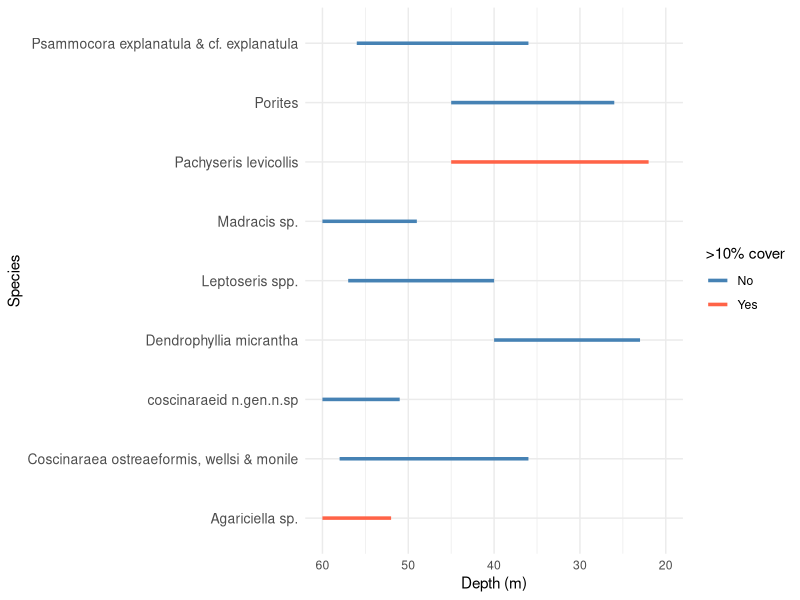
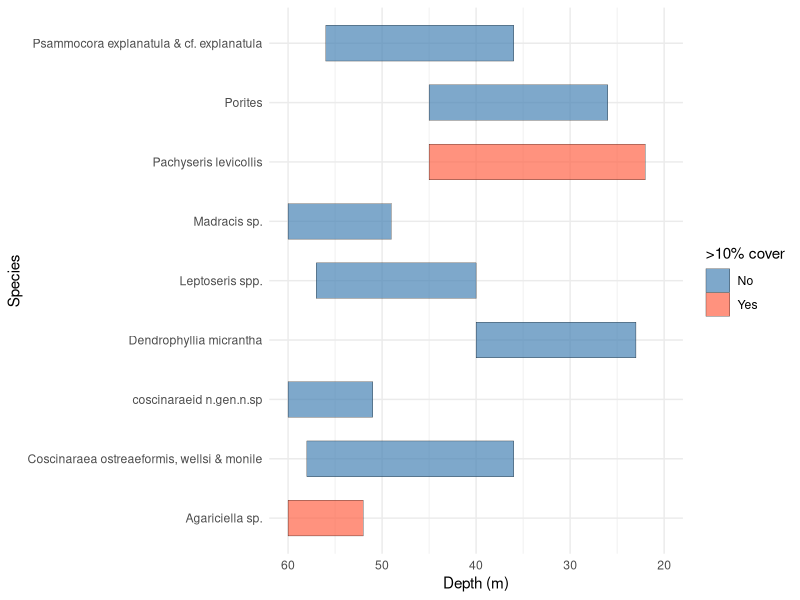
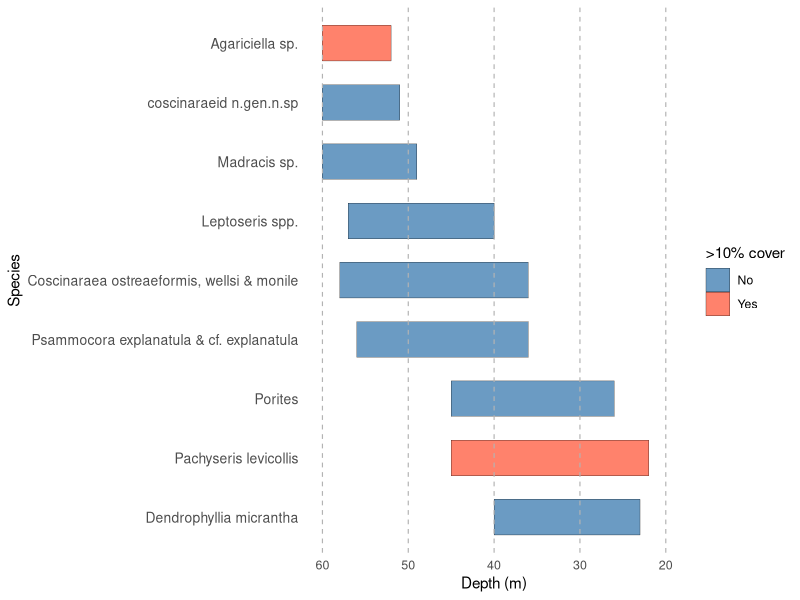
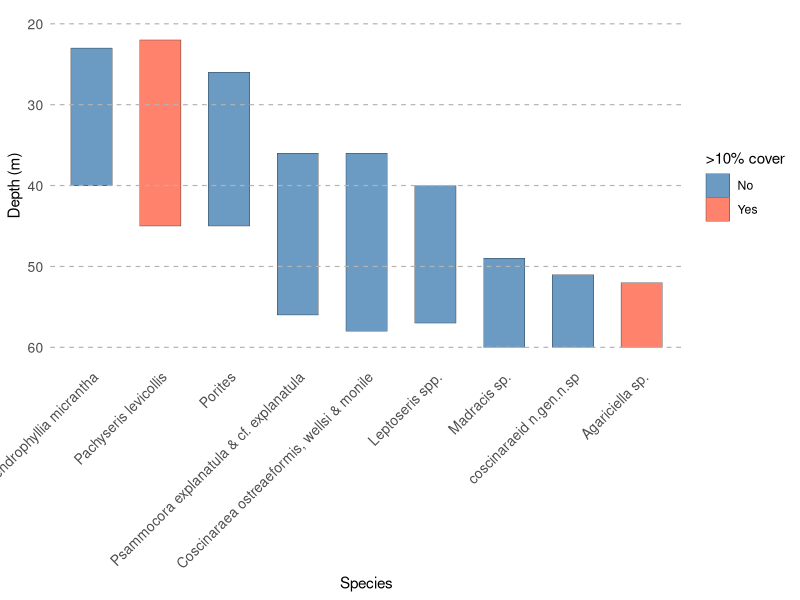

R code for these plots, in order:
## ---- chunk 1
knitr::opts_chunk$set(echo = TRUE)
## ---- chunk 2
library(ggplot2)
library(tidyverse)
library(readr)
## ---- chunk 3
Assessment1 <- read_csv("data/Assessment1.csv")
View(Assessment1)

df = Assessment1
## ---- chunk 4
# Get shallow & deep per species
df_range <- df %>%
  group_by(Species, Cover10) %>%
  summarise(Shallow = min(Depth), Deep = max(Depth), .groups = "drop")

ggplot(df_range, aes(y = Species, x = Shallow, xend = Deep, 
                     color = Cover10)) +
  geom_segment(aes(yend = Species), size = 1.2) +
  scale_color_manual(values = c("Yes" = "tomato", "No" = "steelblue")) +
  scale_x_reverse(limits = c(60,20)) + # reverse depth
  labs(x = "Depth (m)", y = "Species", color = ">10% cover") +
  theme_minimal() +
  theme(axis.text.y = element_text(size = 10))



ggplot(df_range, aes(y = Species, fill = Cover10)) +
  geom_tile(aes(x = (Shallow + Deep)/2,   # middle of range
                width = Deep - Shallow,   # span of range
                height = 0.6),            # thickness of bar
            color = "black", alpha = 0.7) +
  scale_fill_manual(values = c("Yes" = "tomato", "No" = "steelblue")) +
  scale_x_reverse(limits = c(60,20)) +
  labs(x = "Depth (m)", y = "Species", fill = ">10% cover") +
  theme_minimal()
## ---- chunk 5
# Collapse shallow & deep into ranges
df_range <- df %>%
  group_by(Species, Cover10) %>%
  summarise(Shallow = min(Depth),
            Deep = max(Depth),
            MeanDepth = mean(c(Shallow, Deep)),
            .groups = "drop")

# Reorder species by mean depth (shallow to deep)
df_range$Species <- reorder(df_range$Species, df_range$MeanDepth)

ggplot(df_range, aes(y = Species, fill = Cover10)) +
  geom_tile(aes(x = (Shallow + Deep)/2,   # midpoint
                width = Deep - Shallow,   # span
                height = 0.6),            # bar thickness
            color = "black", alpha = 0.8) +
  scale_fill_manual(values = c("Yes" = "tomato", "No" = "steelblue")) +
  scale_x_reverse(limits = c(60,20), breaks = seq(20,60,10)) +
  labs(x = "Depth (m)", y = "Species", fill = ">10% cover") +
  theme_minimal() +
  theme(
    panel.grid = element_blank(),              # remove default grid
    axis.text.y = element_text(size = 10),     # bigger species labels
    axis.text.x = element_text(size = 9)
  ) +
  # Add depth guide lines across plot
  geom_vline(xintercept = seq(20,60,10), 
             linetype = "dashed", color = "grey70", size = 0.4)
## ---- chunk 6
ggplot(df_range, aes(x = Species, fill = Cover10)) +
  geom_tile(aes(y = (Shallow + Deep)/2,       # midpoint
                height = Deep - Shallow,      # span
                width = 0.6),                 # bar thickness
            color = "black", alpha = 0.8) +
  scale_fill_manual(values = c("Yes" = "tomato", "No" = "steelblue")) +
  scale_y_reverse(limits = c(60,20), breaks = seq(20,60,10)) +
  labs(y = "Depth (m)", x = "Species", fill = ">10% cover") +
  theme_minimal() +
  theme(
    panel.grid = element_blank(),
    axis.text.x = element_text(angle = 45, hjust = 1, size = 10),
    axis.text.y = element_text(size = 10)
  ) +
  # Add horizontal reference lines for depth
  geom_hline(yintercept = seq(20,60,10), 
             linetype = "dashed", color = "grey70", size = 0.4)
